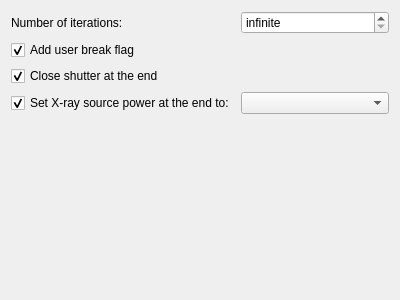
<?xml version="1.0" encoding="UTF-8"?>
<ui version="4.0">
 <class>WizardPage</class>
 <widget class="QWizardPage" name="WizardPage">
  <property name="geometry">
   <rect>
    <x>0</x>
    <y>0</y>
    <width>400</width>
    <height>300</height>
   </rect>
  </property>
  <property name="windowTitle">
   <string>WizardPage</string>
  </property>
  <property name="title">
   <string>Script execution</string>
  </property>
  <property name="subTitle">
   <string>Adjust script execution parameters</string>
  </property>
  <layout class="QGridLayout" name="gridLayout">
   <item row="3" column="1">
    <widget class="QComboBox" name="xRaySourcePowerModeComboBox"/>
   </item>
   <item row="0" column="1">
    <widget class="QSpinBox" name="iterationCountSpinBox">
     <property name="specialValueText">
      <string>infinite</string>
     </property>
     <property name="maximum">
      <number>9999</number>
     </property>
    </widget>
   </item>
   <item row="3" column="0">
    <widget class="QCheckBox" name="setXraySourcePowerModeCheckBox">
     <property name="text">
      <string>Set X-ray source power at the end to:</string>
     </property>
     <property name="checked">
      <bool>true</bool>
     </property>
    </widget>
   </item>
   <item row="0" column="0">
    <widget class="QLabel" name="label">
     <property name="text">
      <string>Number of iterations:</string>
     </property>
    </widget>
   </item>
   <item row="2" column="0" colspan="2">
    <widget class="QCheckBox" name="closeShutterCheckBox">
     <property name="text">
      <string>Close shutter at the end</string>
     </property>
     <property name="checked">
      <bool>true</bool>
     </property>
    </widget>
   </item>
   <item row="1" column="0" colspan="2">
    <widget class="QCheckBox" name="addUserBreakFlagCheckBox">
     <property name="text">
      <string>Add user break flag</string>
     </property>
     <property name="checked">
      <bool>true</bool>
     </property>
    </widget>
   </item>
   <item row="4" column="0" colspan="2">
    <spacer name="verticalSpacer">
     <property name="orientation">
      <enum>Qt::Vertical</enum>
     </property>
     <property name="sizeHint" stdset="0">
      <size>
       <width>0</width>
       <height>0</height>
      </size>
     </property>
    </spacer>
   </item>
  </layout>
 </widget>
 <resources/>
 <connections/>
</ui>
